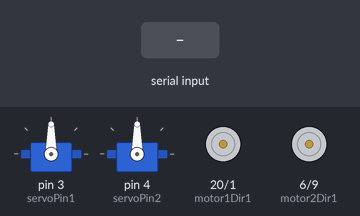
The sketch below on a simulated Arduino Mega 2560, built with avr-gcc and run on an emulated ATmega2560. Parts: 2 × servo, motor-driver pin pairs drawn as motors (green arrow = first pin HIGH = forward, orange = second pin HIGH = backward, longer = more drive, scaled by the enable pin). Inputs (shaded band) come from the test bench.

Above: at 1.2 s.
1.3 s: "B" received over the second serial link
At 2.1 s:
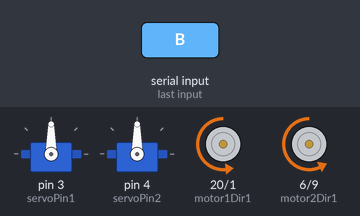
2.8 s: "F" received over the second serial link
At 3.3 s:
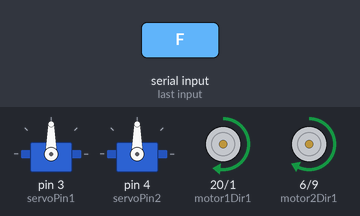
4.3 s: "L" received over the second serial link
At 5.5 s:
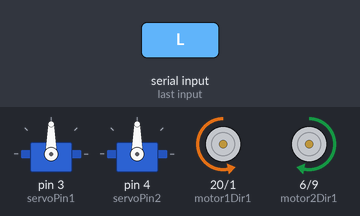
5.8 s: "R" received over the second serial link
At 6.8 s:
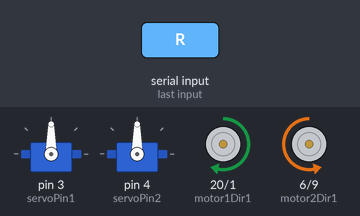
7.3 s: "O" received over the second serial link
At 7.9 s:
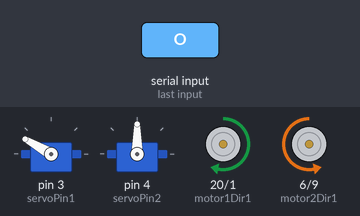
8.8 s: "S" received over the second serial link
At 9.1 s:
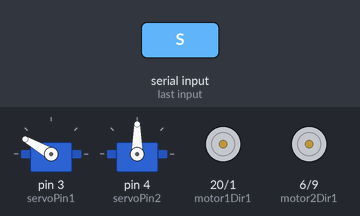
Timing chart, 0 to 11.3 s (numbered marks = the images above; inputs shaded):
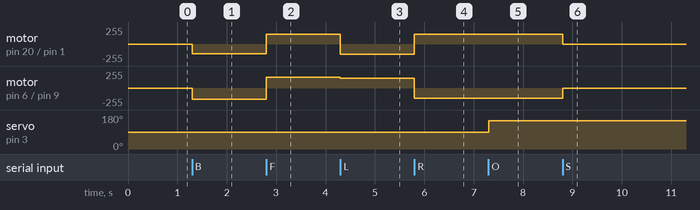

The sketch:

Cancer_code.ino
```cpp
#include <Servo.h>  // Include the Servo library
// Define motor control pins
const int motor1PWM = 2;   // PWM input for Motor 1
const int motor1Dir1 = 20;  // Direction input 1 for Motor 1
const int motor1Dir2 = 1;  // Direction input 2 for Motor 1
const int motor2PWM = 5;  // PWM input for Motor 2
const int motor2Dir1 = 6;  // Direction input 1 for Motor 2
const int motor2Dir2 = 9;  // Direction input 2 for Motor 2
// Define servo control for grippers
const int servoPin1 = 3;  // Servo pin for the gripper (PWM capable)
Servo gripperServo1;       // Create a Servo object to control the first gripper
const int servoPin2 = 4;  // Servo pin for the second gripper (PWM capable)
Servo gripperServo2;       // Create a Servo object to control the second gripper
void setup() {
  // Set motor control pins as OUTPUT
  pinMode(motor1PWM, OUTPUT);
  pinMode(motor1Dir1, OUTPUT);
  pinMode(motor1Dir2, OUTPUT);
  pinMode(motor2PWM, OUTPUT);
  pinMode(motor2Dir1, OUTPUT);
  pinMode(motor2Dir2, OUTPUT);
  // Attach servos to their respective pins
  gripperServo1.attach(servoPin1);
  gripperServo2.attach(servoPin2);
  // Initialize servos to default positions
  //gripperServo1.write(90);  // Middle position (neutral)
  //gripperServo2.write(90);  // Middle position (neutral)
  Serial2.begin(9600);  // Initialize Bluetooth communication on Serial1
}
void loop() {
  // Wait for Bluetooth input
  if (Serial2.available() > 0) {
    char command = Serial2.read();  // Read from Bluetooth
    executeCommand(command);
  }
}
void executeCommand(char command) {
  switch (command) {
    case 'B':  // Move Backward
      moveBackward();
      break;
    case 'F':  // Move Forward
      Serial2.println("Moving Forward");  // Send response to Bluetooth
      moveForward();
      break;
    case 'L':  // Move Left
      moveLeft();
      break;
    case 'R':  // Move Right
      moveRight();
      break;
    case 'S':  // Stop Motors
      stopMotors();
      break;
    case 'O':  // Open the gripper
      openGripper();
      break;
    case 'C':  // Close the gripper
      closeGripper();
      break;
    case 'U':  // Lift the gripper
      gripperUp();
      break;
    case 'D':  // Lower the gripper
      gripperDown();
      break;
    default:
      break;
  }
}
// Rest of the movement and gripper functions remain the same

// Functions to control robot movement
void moveForward() {
  digitalWrite(motor1Dir1, HIGH);
  digitalWrite(motor1Dir2, LOW);
  digitalWrite(motor2Dir1, HIGH);
  digitalWrite(motor2Dir2, LOW);
  analogWrite(motor1PWM, 145);  // Adjust PWM value if needed
  analogWrite(motor2PWM, 165);  // Adjust PWM value if needed
  Serial2.println("Robot moving forward");
}
void moveBackward() {
  digitalWrite(motor1Dir1, LOW);
  digitalWrite(motor1Dir2, HIGH);
  digitalWrite(motor2Dir1, LOW);
  digitalWrite(motor2Dir2, HIGH);
  analogWrite(motor1PWM, 145);  // Adjust PWM value if needed
  analogWrite(motor2PWM, 165);  // Adjust PWM value if needed
  Serial2.println("Robot moving backward");
}
void moveRight() {
  digitalWrite(motor1Dir1, HIGH);
  digitalWrite(motor1Dir2, LOW);
  digitalWrite(motor2Dir1, LOW);
  digitalWrite(motor2Dir2, HIGH);
  analogWrite(motor1PWM, 150);  // Adjust PWM value if needed
  analogWrite(motor2PWM, 150);  // Adjust PWM value if needed
  Serial2.println("Robot moving left");
}
void moveLeft() {
  digitalWrite(motor1Dir1, LOW);
  digitalWrite(motor1Dir2, HIGH);
  digitalWrite(motor2Dir1, HIGH);
  digitalWrite(motor2Dir2, LOW);
  analogWrite(motor1PWM, 150);  // Adjust PWM value if needed
  analogWrite(motor2PWM, 150);  // Adjust PWM value if needed
  Serial2.println("Robot moving right");
}
void stopMotors() {
  digitalWrite(motor1Dir1, LOW);
  digitalWrite(motor1Dir2, LOW);
  digitalWrite(motor2Dir1, LOW);
  digitalWrite(motor2Dir2, LOW);
  analogWrite(motor1PWM, 0);
  analogWrite(motor2PWM, 0);
  Serial2.println("Robot stops moving");
}
// Functions to control the grippers
void openGripper() {
  gripperServo1.write(150);  // Open position for first gripper
  Serial2.println("Gripper Open");
}
void closeGripper() {
  gripperServo1.write(10);  // Close position for first gripper
  Serial2.println("Gripper Close");
}
void gripperUp() {
  gripperServo2.write(65);  // Up position for second gripper
  Serial2.println("Gripper Up");
}
void gripperDown() {
  gripperServo2.write(90);  // Down position for second gripper
  Serial2.println("Gripper Down");
}
```

Measured:
- after the input at 1.3 s, motor on pin 20 (motor1Dir1) / pin 1 (motor1Dir2): stopped → backward 145/255 at once; motor on pin 6 (motor2Dir1) / pin 9 (motor2Dir2): stopped → backward 165/255 at once
- after the input at 2.8 s, motor on pin 20 (motor1Dir1) / pin 1 (motor1Dir2): backward 145/255 → forward 145/255 at once; motor on pin 6 (motor2Dir1) / pin 9 (motor2Dir2): backward 165/255 → forward 165/255 at once
- after the input at 4.3 s, motor on pin 20 (motor1Dir1) / pin 1 (motor1Dir2): forward 145/255 → backward 150/255 at once; motor on pin 6 (motor2Dir1) / pin 9 (motor2Dir2): forward 165/255 → forward 150/255 at once
- after the input at 5.8 s, motor on pin 20 (motor1Dir1) / pin 1 (motor1Dir2): backward 150/255 → forward 150/255 at once; motor on pin 6 (motor2Dir1) / pin 9 (motor2Dir2): forward 150/255 → backward 150/255 at once
- after the input at 7.3 s, servo on pin 3 (servoPin1): 90° → 150° at once
- after the input at 8.8 s, motor on pin 20 (motor1Dir1) / pin 1 (motor1Dir2): forward 150/255 → stopped at once; motor on pin 6 (motor2Dir1) / pin 9 (motor2Dir2): backward 150/255 → stopped at once
